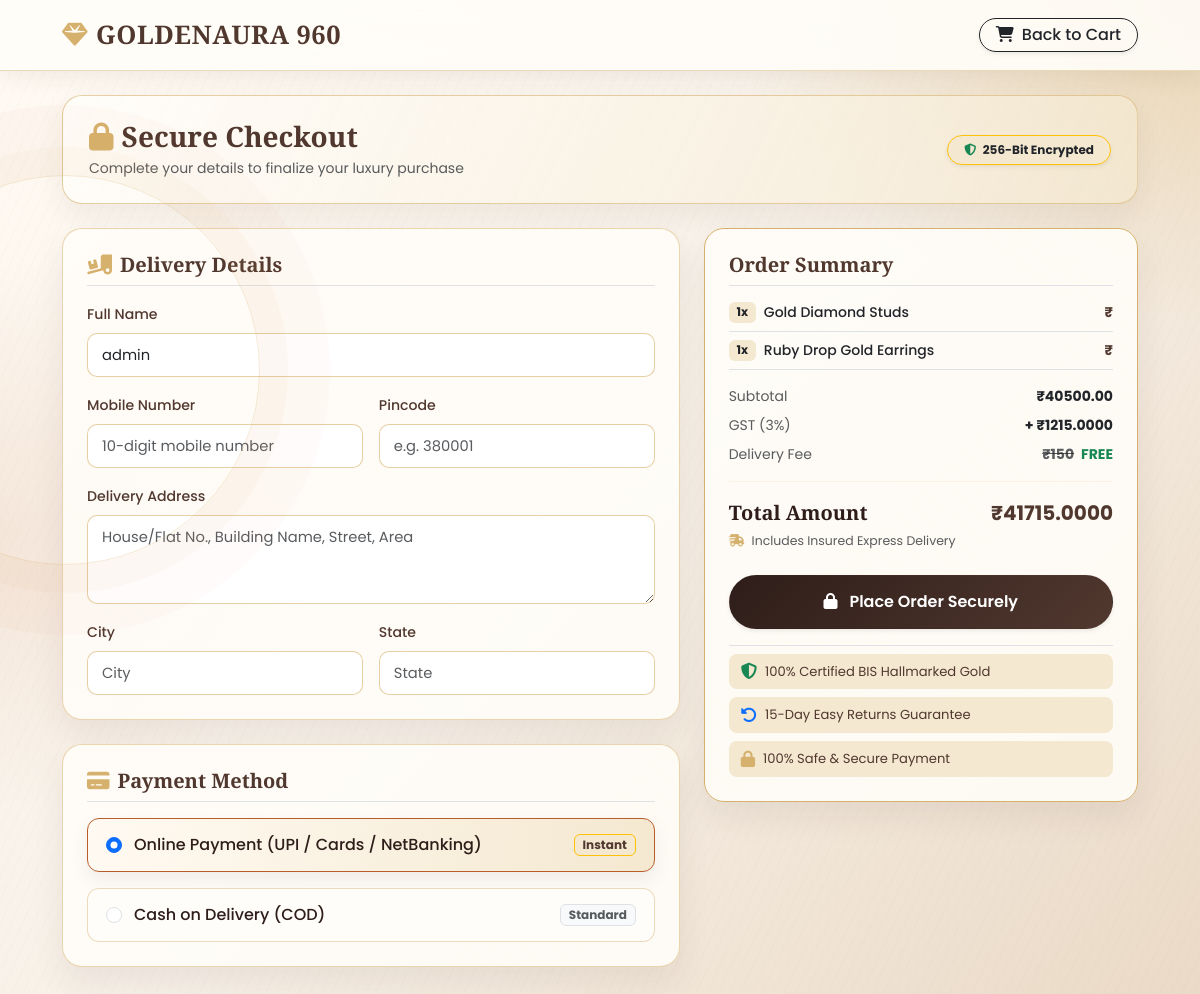
The page /orders/checkout/ (signed in) on the database its author committed.
### cart/models.py (models this page shows, shortened)
class CartItem(models.Model):
    user = models.ForeignKey(User, on_delete=models.CASCADE)
    product = models.ForeignKey(Product, on_delete=models.CASCADE)
    quantity = models.PositiveIntegerField(default=1)
    added_at = models.DateTimeField(auto_now_add=True)

### store/models.py (models this page shows, shortened)
class Product(models.Model):
    CATEGORY_CHOICES = [
        ('rings', 'Rings'),
        ('pendants', 'Pendants'),
        ('chains', 'Chains'),
        ('earrings', 'Earrings'),
        ('necklaces', 'Necklaces'),
        ('bracelets', 'Bracelets'),
        ('bangles', 'Bangles'),
        ('solitaires', 'Solitaires'),
    ]
    COLLECTION_CHOICES = [
        ('bridal', 'Bridal Wear'),
        ('daily', 'Daily Wear'),
        ('party', 'Party Wear'),
        ('office', 'Office Wear'),
        ('kids', 'Kids Wear'),
        ('festival', 'Special Festival'),
    ]
    GENDER_CHOICES = [
        ('women', 'Women'),
        ('men', 'Men'),
    ]
    MATERIAL_CHOICES = [
        ('gold', 'Gold'),
        ('silver', 'Silver'),
        ('diamond', 'Diamond'),
    ]
    KARAT_CHOICES = [
        ('18k', '18KT Gold'),
        ('22k', '22KT Gold'),
        ('24k', '24KT Pure Gold'),
        ('925', '925 Sterling Silver'),
        ('vvs', 'VVS Diamond'),
    ]
    METAL_COLOR_CHOICES = [
        ('Yellow Gold', 'Yellow Gold'),
        ('White Gold', 'White Gold'),
        ('Rose Gold', 'Rose Gold'),
        ('Sterling Silver', 'Sterling Silver'),
        ('Oxidised Silver', 'Oxidised Silver'),
        ('Platinum Finish', 'Platinum Finish'),
    ]
    name = models.CharField(max_length=200)
    description = models.TextField()
    price = models.DecimalField(max_digits=10, decimal_places=2)
    category = models.CharField(max_length=100, choices=CATEGORY_CHOICES, default='rings')
    collection = models.CharField(max_length=100, choices=COLLECTION_CHOICES, default='daily', blank=True, null=True)
    gender = models.CharField(max_length=20, choices=GENDER_CHOICES, default='women')
    material = models.CharField(max_length=50, choices=MATERIAL_CHOICES, default='gold')
    karat = models.CharField(max_length=50, choices=KARAT_CHOICES, default='22k')
    weight = models.DecimalField(max_digits=6, decimal_places=3, blank=True, null=True, help_text="Gross Weight in grams (e.g., 5.450)")
    metal_color = models.CharField(max_length=50, choices=METAL_COLOR_CHOICES, default='Yellow Gold', blank=True, null=True)
    diamond_carat = models.CharField(max_length=50, blank=True, null=True, help_text="e.g., 0.084 ct (Leave blank if no diamond)")
    occasion = models.CharField(max_length=100, default='Daily Wear', blank=True, null=True, help_text="e.g., Casual Wear, Bridal, Festive")
    sizes = models.ManyToManyField(Size, blank=True, help_text="Select available sizes for this product")
    image = models.ImageField(upload_to='product/', blank=True, null=True)
    created_at = models.DateTimeField(auto_now_add=True)

### orders/views.py (the view, shortened to what this page needs)
# urls.py: path('checkout/' , views.checkout, name='checkout'),
@login_required
def checkout(request):
    cart_items = CartItem.objects.filter(user=request.user)
    if not cart_items.exists():
        messages.error(request, "Your cart is empty.")
        return redirect('cart')
    subtotal, gst, grand_total = calculate_totals(cart_items)
    amount_in_paise = int(grand_total * 100)
    razorpay_order = get_razorpay_client().order.create({
        "amount": amount_in_paise,
        "currency": "INR",
        "payment_capture": 1,
    })
    context = {
        'cart_items': cart_items,
        'subtotal': subtotal,
        'gst': gst,
        'grand_total': grand_total,
        'razorpay_order_id': razorpay_order['id'],
        'razorpay_merchant_key': settings.RAZORPAY_KEY_ID,
        'razorpay_amount': amount_in_paise,
    }
    return render(request, 'orders/checkout.html', context)

### orders/views.py (called while the page is built)
def get_razorpay_client():
    return razorpay.Client(
        auth=(settings.RAZORPAY_KEY_ID, settings.RAZORPAY_KEY_SECRET)
    )

def calculate_totals(cart_items):
    subtotal = sum(item.product.price * item.quantity for item in cart_items)
    gst = subtotal * Decimal('0.03')
    return subtotal, gst, subtotal + gst

### orders/templates/orders/checkout.html (shortened to what this page needs)
<!DOCTYPE html>
<html lang="en">
<head>
    <link href="https://cdn.jsdelivr.net/npm/bootstrap@5.3.0/dist/css/bootstrap.min.css" rel="stylesheet">
    <link rel="stylesheet" href="https://cdnjs.cloudflare.com/ajax/libs/font-awesome/6.4.0/css/all.min.css">
    {% load static %}
</head>
<body>
    <nav class="navbar-custom mb-4">
        <div class="container d-flex justify-content-between align-items-center" style="max-width: 1100px;">
            <a href="{% url 'home' %}" class="brand-logo">
                <i class="fa-solid fa-gem text-warning me-2"></i>GOLDENAURA 960
            </a>
            <div class="d-flex align-items-center gap-2">
                <a href="{% url 'cart' %}" class="btn btn-outline-dark rounded-pill px-3 py-1 fw-medium shadow-sm">
                    <i class="fa-solid fa-cart-shopping me-1"></i> Back to Cart
                </a>
            </div>
        </div>
    </nav>
    <div class="container checkout-shell" style="max-width: 1100px;">
        <div class="checkout-heading d-flex align-items-center justify-content-between mb-4">
            <div>
                <h3 class="royal-font fw-bold text-purple mb-1">
                    <i class="fa-solid fa-lock me-2 text-warning"></i>Secure Checkout
                </h3>
                <p class="text-muted small mb-0">Complete your details to finalize your luxury purchase</p>
            </div>
            <span class="badge bg-gold-light text-dark border border-warning px-3 py-2 rounded-pill shadow-sm">
                <i class="fa-solid fa-shield-halved text-success me-1"></i> 256-Bit Encrypted
            </span>
        </div>
        <form method="POST" action="" id="checkout-form">
            <div class="row g-4">
                <div class="col-lg-7 col-md-12">
                    <div class="checkout-card mb-4">
                        <h5 class="royal-font fw-bold text-purple mb-3 pb-2 border-bottom">
                            <i class="fa-solid fa-truck-ramp-box me-2 text-warning"></i>Delivery Details
                        </h5>
                        <div class="row g-3">
                            <div class="col-12">
                                <label class="form-label">Full Name</label>
                                <input type="text" name="full_name" class="form-control" placeholder="Enter your full name" value="{{ request.user.get_full_name|default:request.user.username }}" required>
                            </div>
                            <div class="col-md-6">
                                <label class="form-label">Mobile Number</label>
                                <input type="tel" name="phone" class="form-control" placeholder="10-digit mobile number" value="{{ user_phone }}" required>
                            </div>
                            <div class="col-md-6">
                                <label class="form-label">Pincode</label>
                                <input type="text" name="pincode" class="form-control" placeholder="e.g. 380001" required>
                            </div>
                            <div class="col-12">
                                <label class="form-label">Delivery Address</label>
                                <textarea name="address" class="form-control" rows="3" placeholder="House/Flat No., Building Name, Street, Area" required></textarea>
                            </div>
                            <div class="col-md-6">
                                <label class="form-label">City</label>
                                <input type="text" name="city" class="form-control" placeholder="City" required>
                            </div>
                            <div class="col-md-6">
                                <label class="form-label">State</label>
                                <input type="text" name="state" class="form-control" placeholder="State" required>
                            </div>
                        </div>
                    </div>
                    <div class="checkout-card">
                        <h5 class="royal-font fw-bold text-purple mb-3 pb-2 border-bottom">
                            <i class="fa-solid fa-credit-card me-2 text-warning"></i>Payment Method
                        </h5>
                        <div class="d-flex flex-column gap-3">
                            <div class="payment-option-card d-flex align-items-center justify-content-between">
                                <div class="form-check d-flex align-items-center gap-2 mb-0">
                                    <input class="form-check-input mt-0" type="radio" name="payment_method" id="pay_online" value="online" checked>
                                    <label class="form-check-label ms-1 fw-medium" for="pay_online">
                                        Online Payment (UPI / Cards / NetBanking)
                                    </label>
                                </div>
                                <span class="badge bg-gold-light text-purple border border-warning">Instant</span>
                            </div>
                            <div class="payment-option-card d-flex align-items-center justify-content-between">
                                <div class="form-check d-flex align-items-center gap-2 mb-0">
                                    <input class="form-check-input mt-0" type="radio" name="payment_method" id="pay_cod" value="cod">
                                    <label class="form-check-label ms-1 fw-medium" for="pay_cod">
                                        Cash on Delivery (COD)
                                    </label>
                                </div>
                                <span class="badge bg-light text-muted border">Standard</span>
                            </div>
                        </div>
                    </div>
                </div>
                <div class="col-lg-5 col-md-12">
                    <div class="summary-card">
                        <h5 class="royal-font fw-bold text-purple mb-3 pb-2 border-bottom">Order Summary</h5>
                        <div class="mb-3">
                            {% for item in cart_items %}
                            <div class="d-flex justify-content-between align-items-center mb-2 pb-2 border-bottom">
                                <div class="d-flex align-items-center gap-2">
                                    <span class="badge bg-gold-light text-dark">{{ item.quantity }}x</span>
                                    <span class="small fw-medium text-dark text-truncate" style="max-width: 180px;">{{ item.product.name }}</span>
                                </div>
                                <span class="fw-bold text-purple small">₹{{ item.total_price }}</span>
                            </div>
                            {% empty %}
                            <p class="text-muted small mb-2">No items in cart</p>
                            {% endfor %}
                        </div>
                        <div class="d-flex justify-content-between mb-2 text-muted small">
                            <span>Subtotal</span>
                            <strong class="text-dark">₹{{ subtotal }}</strong>
                        </div>
                        <div class="d-flex justify-content-between mb-2 text-muted small">
                            <span>GST (3%)</span>
                            <strong class="text-dark">+ ₹{{ gst }}</strong>
                        </div>
                        <div class="d-flex justify-content-between mb-2 text-muted small">
                            <span>Delivery Fee</span>
                            <strong class="text-success"><s class="text-muted me-1">₹150</s> FREE</strong>
                        </div>
                        <hr class="my-3" style="border-color: #EAD8A7;">
                        <div class="d-flex justify-content-between mb-1 fs-5">
                            <strong class="royal-font">Total Amount</strong>
                            <strong class="text-purple">₹{{ grand_total }}</strong>
                        </div>
                        <p class="text-muted extra-small mb-4" style="font-size: 0.78rem;">
                            <i class="fa-solid fa-truck-fast me-1 text-warning"></i> Includes Insured Express Delivery
                        </p>
                        <button type="submit" id="rzp-button" class="btn btn-purple w-100 mb-3 shadow-sm text-center">
                            <i class="fa-solid fa-lock me-2"></i> Place Order Securely
                        </button>
                        <div class="d-flex flex-column gap-2 pt-2 border-top">
                            <div class="trust-badge-item">
                                <span>100% Certified BIS Hallmarked Gold</span>
                            </div>
                            <div class="trust-badge-item">
                                <span>15-Day Easy Returns Guarantee</span>
                            </div>
                            <div class="trust-badge-item">
                                <span>100% Safe & Secure Payment</span>
                            </div>
                        </div>
                    </div>
                </div>
            </div>
        </form>
    </div>
</body>
</html>

### orders/templates/orders/checkout.html (style rules this page uses)
:root { --mocha: #51382f; --mocha-deep: #2e1d19; --champagne: #d6b16d; --gold-accent: #c58c42; --amber: #b85c2a; --gold-light: #f4e8d0; --bg-light: #f7f0e7; --purple-primary: var(--mocha); --purple-dark: var(--mocha-deep); }
body { background: radial-gradient(ellipse 42rem 29rem at 100% 0%, rgba(214, 177, 109, 0.42), transparent 70%), radial-gradient(ellipse 28rem 24rem at 0% 52%, rgba(184, 92, 42, 0.10), transparent 72%), repeating-linear-gradient(115deg, rgba(81, 56, 47, 0.018) 0 1px, transparent 1px 10px), linear-gradient(135deg, #fffaf3, var(--bg-light) 52%, #ead9c5); font-family: 'Poppins', sans-serif; color: var(--mocha-deep); padding-bottom: 60px; }
.royal-font { font-family: 'Cinzel', serif; }
.navbar-custom { background-color: rgba(255, 253, 249, 0.9); backdrop-filter: blur(14px); box-shadow: 0 5px 22px rgba(81, 56, 47, 0.08); padding: 16px 0; border-bottom: 1px solid rgba(214, 177, 109, 0.45); }
.navbar-custom a.brand-logo { text-decoration: none; color: var(--purple-primary); font-family: 'Cinzel', serif; font-weight: 700; font-size: 1.6rem; letter-spacing: 0.5px; }
.checkout-card, .summary-card { background: rgba(255, 253, 249, 0.88); border: 1px solid rgba(214, 177, 109, 0.52); border-radius: 20px; box-shadow: 0 14px 32px rgba(81, 56, 47, 0.08); padding: 24px; }
.summary-card { border: 1px solid var(--champagne); position: sticky; top: 20px; }
.form-label { font-size: 0.88rem; font-weight: 500; color: var(--mocha); }
.form-control, .form-select { border-radius: 10px; padding: 10px 14px; border: 1.5px solid rgba(214, 177, 109, 0.6); font-size: 0.92rem; transition: all 0.2s ease; }
.payment-option-card { border: 1.5px solid rgba(214, 177, 109, 0.45); border-radius: 12px; padding: 14px 18px; cursor: pointer; transition: all 0.2s ease; background: #fffdf9; }
.btn-purple { background: linear-gradient(135deg, var(--mocha-deep), var(--mocha)); color: #FFF; border-radius: 30px; padding: 14px 24px; font-weight: 600; transition: all 0.3s ease; }
.trust-badge-item { font-size: 0.82rem; color: var(--mocha); display: flex; align-items: center; gap: 8px; padding: 8px 12px; background-color: var(--gold-light); border-radius: 8px; }
.text-purple { color: var(--purple-primary); }
.bg-gold-light { background-color: var(--gold-light); }
.navbar-custom .text-warning, .text-warning { color: var(--champagne) !important; }
.checkout-shell { position: relative; }
.checkout-shell::before { content: ''; position: absolute; width: 390px; height: 390px; top: 80px; left: -180px; border: 1px solid rgba(214, 177, 109, 0.28); border-radius: 50%; box-shadow: 0 0 0 28px rgba(214, 177, 109, 0.05), 0 0 0 70px rgba(184, 92, 42, 0.025); pointer-events: none; }
.checkout-heading { background: linear-gradient(115deg, rgba(255, 253, 249, 0.9), rgba(244, 232, 208, 0.72)); border: 1px solid rgba(214, 177, 109, 0.6); border-radius: 20px; padding: 24px 26px; box-shadow: 0 12px 28px rgba(81, 56, 47, 0.07); }
.payment-option-card:has(input:checked) { border-color: var(--amber); background: linear-gradient(100deg, #fffaf2, var(--gold-light)); box-shadow: 0 8px 18px rgba(81, 56, 47, 0.08); }

### rows shown on the page
CartItem: quantity "1", product.name "Gold Diamond Studs"
CartItem: quantity "1", product.name "Ruby Drop Gold Earrings"

### other values the page prints
{{ subtotal }} "40500.00"
{{ gst }} "1215.0000"
{{ grand_total }} "41715.0000"
